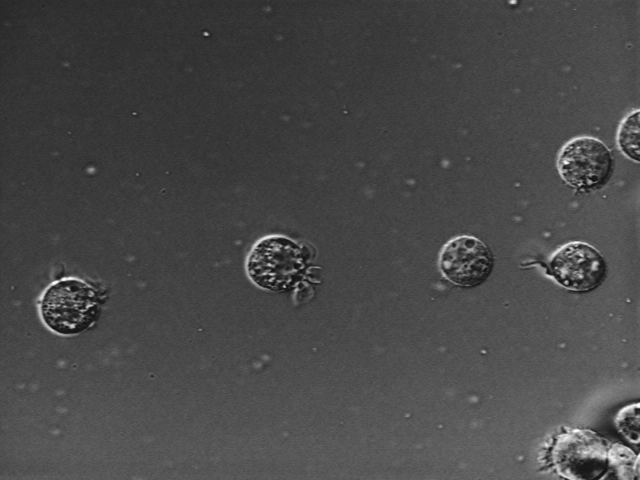
%> input picture Chapter03/images/AT3_1m4_10.tif, 640 x 480 px
$ octave exercise3_11.m   (GNU Octave 9; MATLAB toolbox functions it lacks are replaced by stand-ins)
%> lines starting %> are read from the running program, lines starting %| are printed output that depends on the picture
% Read in image
A = imread('images/AT3_1m4_10.tif');
%> A is the input picture: size 480x640 uint8; min 15, max 254, mean 72.4

% Log transform
val = im2double(A);
A_log = 0.8 * log(1+val);
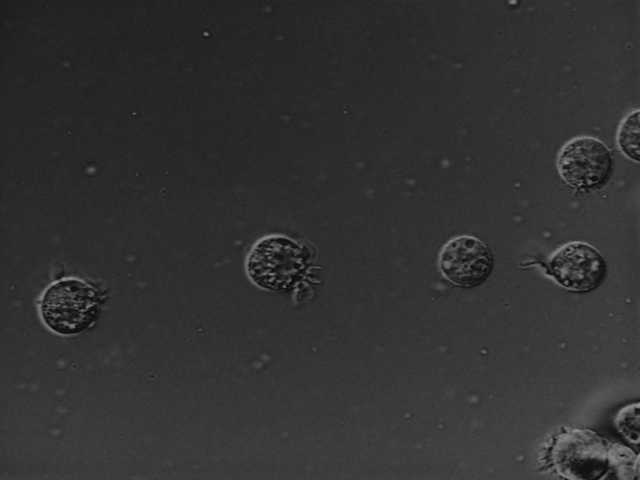
%> A_log: size 480x640 double; min 0.0457, max 0.553, mean 0.199

% Exponential transform
A_exp = 2 * (((1+0.4).^(val)) - 1);

% Power-law (gamma) transform
A_pow = 2 * (val.^2.0);
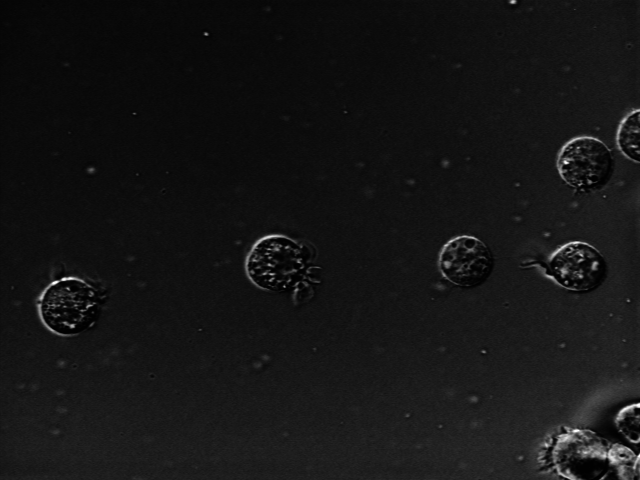
%> A_pow: size 480x640 double; min 0.00692, max 1.98, mean 0.173; drawn with min black and max white

% Display results
subplot(2, 2, 1), imshow(A);
subplot(2, 2, 2), imshow(A_pow);
%> after `imshow(A_pow)`:
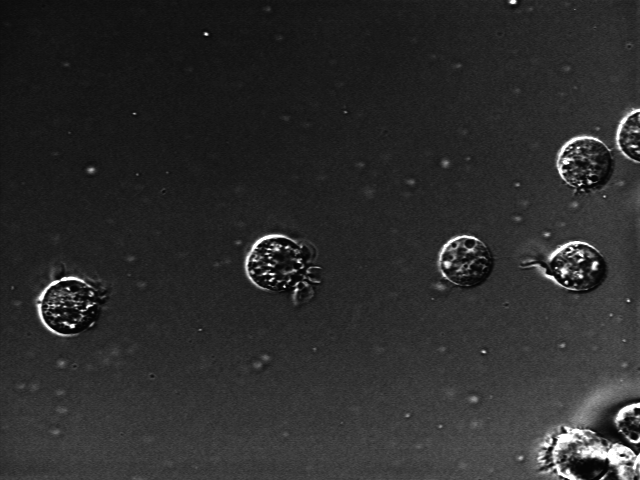
%> displayed picture: size 480x640, on the screen's scale of 0 to 255; min 2, max 255, mean 43.8
subplot(2, 2, 3), imhist(A);
subplot(2, 2, 4), imhist(A_pow);
%> after `imhist(A_pow)`:
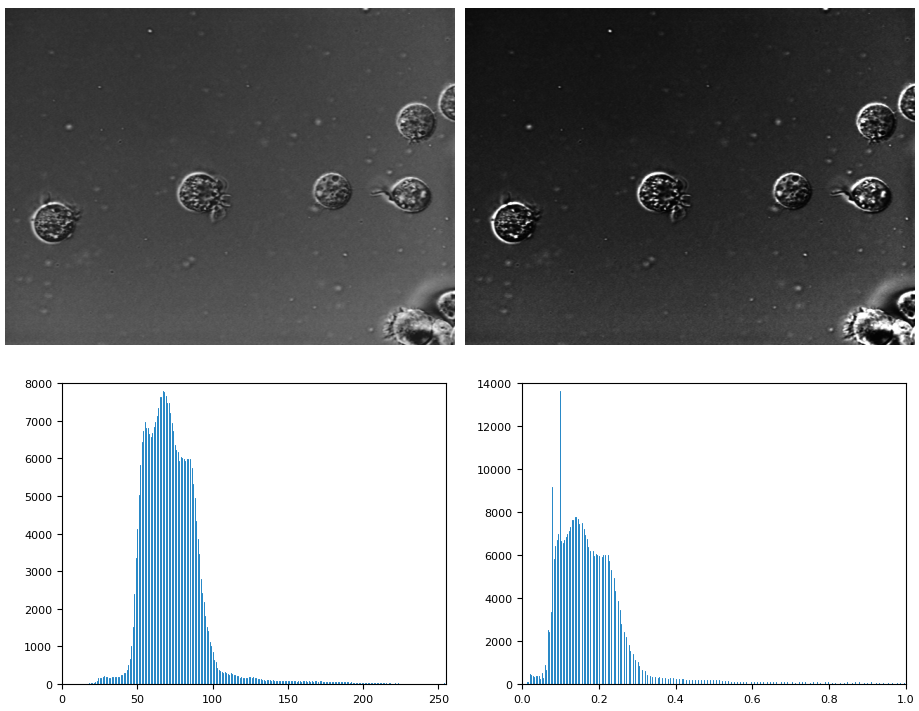
%> figure redrawn from the program's plot data, 4 panels

$ run again, with Chapter03/images/AT3_1m4_02.tif copied over Chapter03/images/AT3_1m4_10.tif
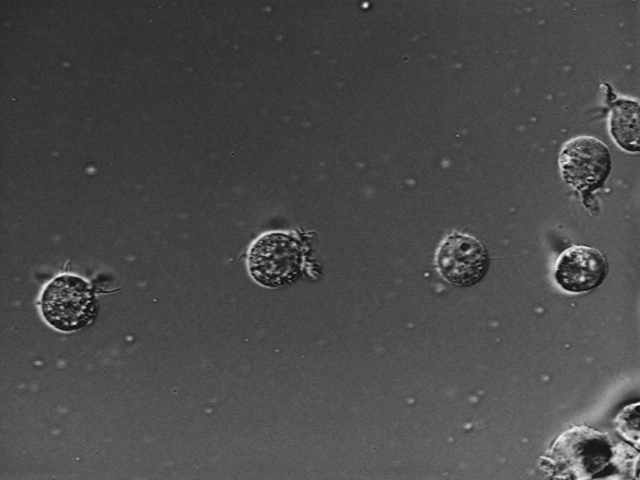
%> input picture Chapter03/images/AT3_1m4_02.tif, 640 x 480 px
%> A is the input picture: size 480x640 uint8; min 15, max 254, mean 74.8
%> `imshow(A_pow)`:
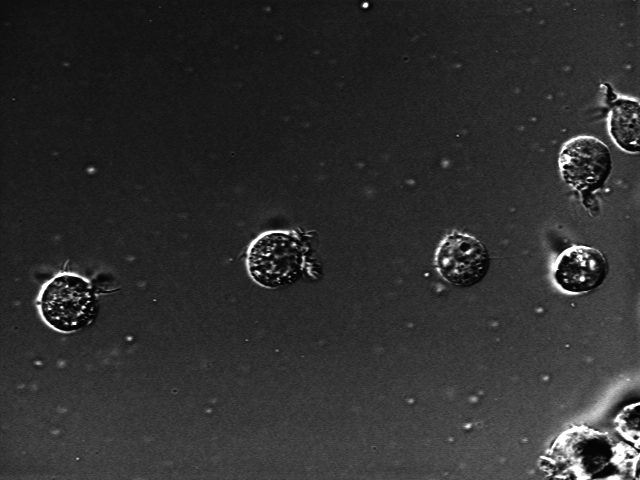
%> displayed picture: size 480x640, on the screen's scale of 0 to 255; min 2, max 255, mean 46.8
%> `imhist(A_pow)`:
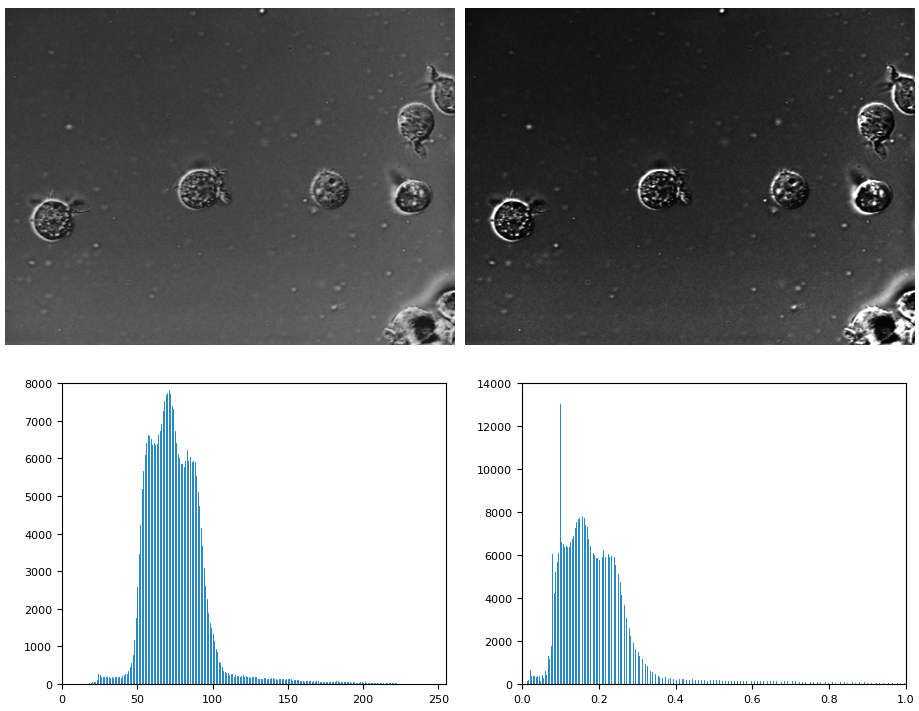
%> figure redrawn from the program's plot data, 4 panels
